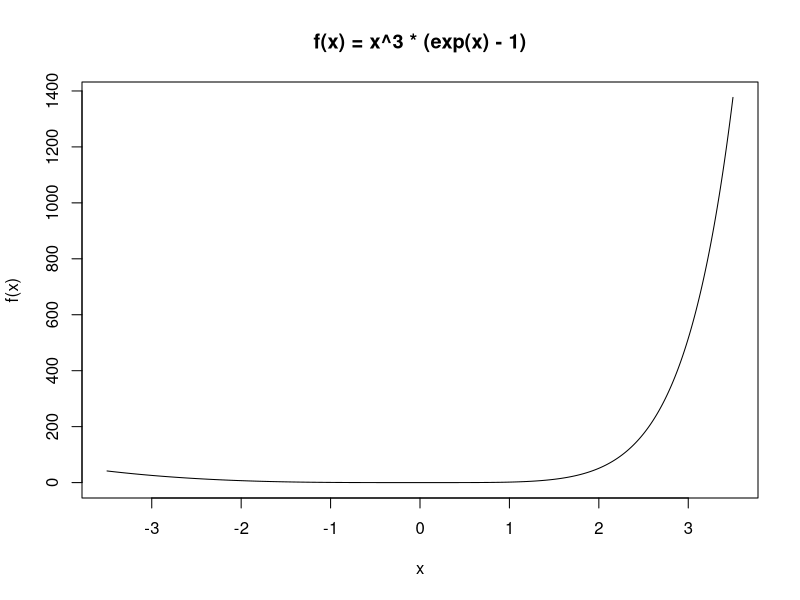
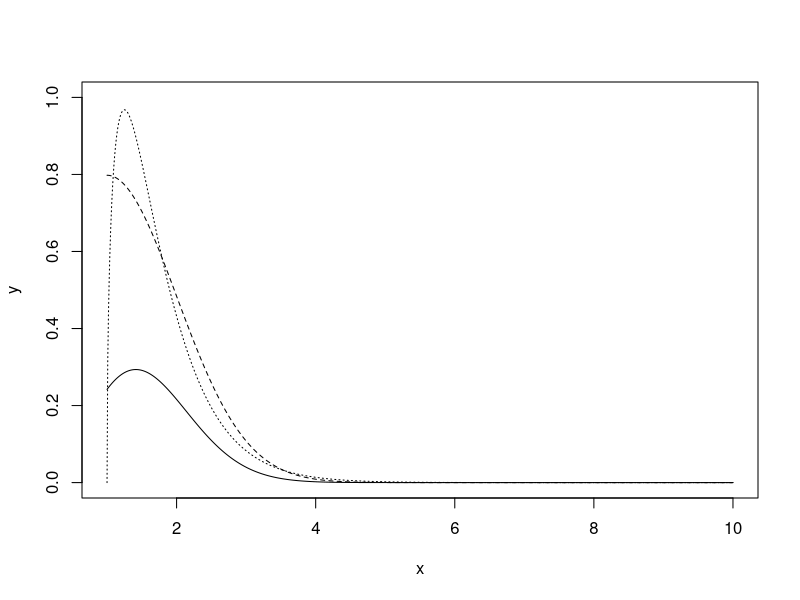
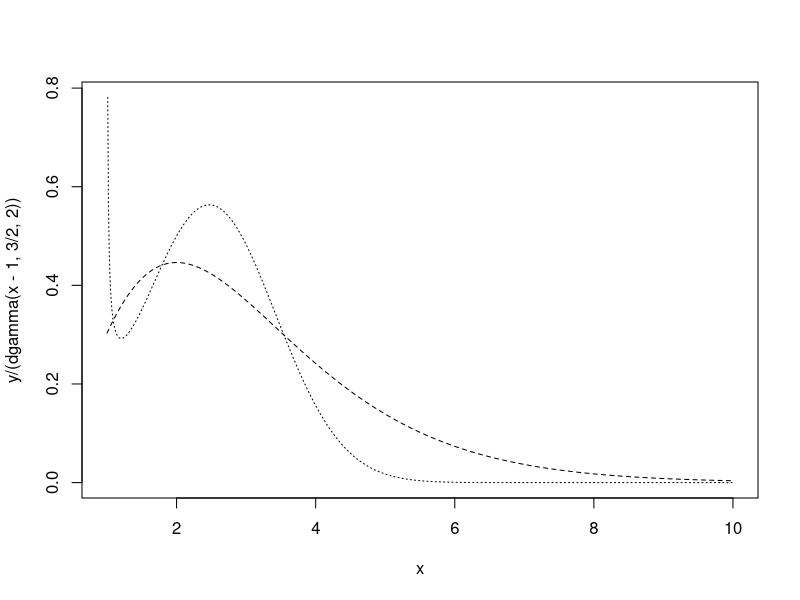

These figures' R source, in order:
## ---- chunk 1
options(scipen=1, digits=4, width=80)
library(knitr)
library(tidyverse)
library(data.table)
library(Matrix)
## ---- chunk 2
geom_pdf = function(x, p) {
  if((x %% 1 == 0) & (x >= 0)) {
    return(p*(1-p)^x)
  }
  return(0)
}
## ---- chunk 3
gen_geom_rv = function(u, p) {
  done = FALSE
  x = 0
  cml_p = 0
  while(!done) {
    cml_p = cml_p + geom_pdf(x=x, p=p)
    if(u <= cml_p) {
      done = TRUE
    } else {
      x = x + 1
    }
  }
  return(x)
}
## ---- chunk 4
N = 1000
p = 0.4
u_vec = runif(n=N, min=0, max=1)
geom_vec = sapply(u_vec, gen_geom_rv, p=p)
## ---- chunk 5
mean(geom_vec)
## ---- chunk 6
(1-p) / p
## ---- chunk 7
N = 10000
a = 0
b = 2
u_vec = runif(n=N, min=a, max=b)
h_vec = cos(u_vec * exp(u_vec))
(b-a) * (1/N) * sum(h_vec)
## ---- chunk 8
N = 10000
a = 0
b = 1
u1_vec = runif(n=N, min=a, max=b)
u2_vec = runif(n=N, min=a, max=b)

h_vec = (exp(-(u1_vec+u2_vec)^2))*(u1_vec^2 + u2_vec)
(b-a) * (b-a) * (1/N) * sum(h_vec)
## ---- chunk 9
N = 10000
a = 0
b1 = 3
b2 = 4
u1_vec = runif(n=N, min=a, max=b1)
u2_vec = runif(n=N, min=a, max=b2)

h_vec = (exp(-(u1_vec+u2_vec)^2))*(u1_vec^2 + u2_vec)
(b2-a) * (b1-a) * (1/N) * sum(h_vec)
## ---- chunk 10
log1p_mc = function(k, a, b, antithetic=FALSE) {
  if(antithetic == TRUE) {
    u_vec = 1 - runif(n=k, min=a, max=b)
  }
  else {  
    u_vec = runif(n=k, min=a, max=b)
  }
  h_vec = log(u_vec + 1)
  return((b-a) * (1/k) * sum(h_vec))
}
k = 1000
a = 0
b = 1
i_naught = log1p_mc(k=k, a=a, b=b, antithetic=FALSE)
i_naught
## ---- chunk 11
sim1 = function(n, k, a, b) {
  x = vector(mode="numeric", length=n)
  for(i in 1:n) {
    x[i] = log1p_mc(k=k, a=a, b=b, antithetic=FALSE)
  }
  return(x)
}
n = 1000
x = sim1(n=n, k=k, a=a, b=b)
e_naught = sqrt(var(x))
e_naught
## ---- chunk 12
k1 = 500
k2 = 500
i_1_1 = log1p_mc(k=k1, a=a, b=b, antithetic=FALSE)
i_1_2 = log1p_mc(k=k2, a=a, b=b, antithetic=TRUE)
i_1 = (1/2)*(i_1_1 + i_1_2)
i_1
## ---- chunk 13
sim2 = function(n, k, a, b) {
  x = vector(mode="numeric", length=n)
  for(i in 1:n) {
    first = log1p_mc(k=k, a=a, b=b, antithetic=FALSE)
    second = log1p_mc(k=k, a=a, b=b, antithetic=TRUE)
    x[i] = (1/2) * (first+second)
  }
  return(x)
}
x = sim2(n=n, k=k1, a=a, b=b)
e_1 = sqrt(var(x))
e_1
## ---- chunk 14
n = 1000
u = runif(n=n, min=0, max=1)
g = u^(2/5)
## ---- chunk 15
f_mc = function(k, a, b) {
  u_vec = runif(n=k, min=a, max=b)
  g_vec = u_vec^(2/5)
  h_vec = (0.4 * log(g_vec+1))/(g_vec^(3/2))
  return((b-a) * (1/k) * sum(h_vec))
}
i_2 = f_mc(k=n, a=0, b=1)
i_2
## ---- chunk 16
sim3 = function(n, k, a, b) {
  x = vector(mode="numeric", length=n)
  for(i in 1:n) {
    x[i] = f_mc(k=k, a=a, b=b)
  }
  return(x)
}
n = 1000
x = sim3(n=n, k=k, a=a, b=b)
e_2 = sqrt(var(x))
e_2
## ---- chunk 17
func = function(x) {
  return(x^3 * (exp(x) - 1))
}
## ---- chunk 18
curve(func, from=-3.5, to=3.5, n=1000, xlab="x", ylab="f(x)",
      main="f(x) = x^3 * (exp(x) - 1)")
## ---- chunk 19
func_mc = function(k, a, b) {
  u_vec = runif(n=k, min=a, max=b)
  h_vec = func(x=u_vec)
  return((b-a) * (1/k) * sum(h_vec))
}
k = 10000
s_naught = func_mc(k=k, a=-3, b=3)
s_naught
## ---- chunk 20
intervals = list(c(-3, -2), c(-2, -1), c(-1, 0),
                 c(0, 1), c(1, 2), c(2, 3))

s_1 = 0
for(i in 1:length(intervals)) {
  a = intervals[[i]][1]
  b = intervals[[i]][2]
  partial = func_mc(k=k/6, a=a, b=b)
  s_1 = s_1 + partial
}
s_1
## ---- chunk 21
sim4 = function(n, k, a, b) {
  x = vector(mode="numeric", length=n)
  for(i in 1:n) {
    x[i] = func_mc(k=k, a=a, b=b)
  }
  return(x)
}
n = 1000
x = sim4(n=n, k=10000, a=-3, b=3)
e_snaught = sqrt(var(x))
e_snaught
## ---- chunk 22
sim5 = function(n, k, a, b) {
  x = vector(mode="numeric", length=n)
  for(i in 1:n) {
    sigma = 0
    for(i in 1:length(intervals)) {
        a = intervals[[i]][1]
        b = intervals[[i]][2]
        partial = func_mc(k=k/6, a=a, b=b)
        sigma = sigma + partial
    }
    x[i] = sigma
  }
  return(x)
}
n = 1000
x = sim5(n=n, k=10000, a=-3, b=3)
e_s1 = sqrt(var(x))
e_s1
## ---- chunk 23
x = seq(0.1, 2.5, length=10)
stdnorm_mc = function(k) {
  h_vec = vector(mode="numeric", length=length(x))
  for(i in 1:length(x)) {
    u_vec = runif(k, 0, x[i])
    g_vec = x[i] * exp(-(u_vec^2)/2)
    h_vec[i] = mean(g_vec)/sqrt(2*pi)+(1/2)
  }
  return(h_vec)
}
k = 10000
stdnorm_cdf = stdnorm_mc(k=k)
rbind(x, stdnorm_cdf, pnorm(x))
## ---- chunk 24
x = seq(2, 2, length=1)
sim6 = function(n, k) {
  y = vector(mode="numeric", length=n)
  for(i in 1:n) {
    y[i] = stdnorm_mc(k=k)
  }
  return(y)
}
y = sim6(n=1000, k=k)
phi_2 = mean(y)
phi_2
## ---- chunk 25
phi_2_ci = phi_2 + qnorm(c(0.025, 0.975)) * sqrt(var(y))
phi_2_ci
## ---- chunk 26
x = seq(0.1, 0.9, 0.1)
beta33_mc = function(w, k, a, b) {
  y = w[1]
  alpha = a[1]
  beta = b[1]
  u = rgamma(k, alpha, 1)
  v = rgamma(k, beta, 1)
  z = u/(u+v)
  return(mean(z<=y))
}
m = length(x)
p = vector(mode="numeric", length=m)
for(i in 1:m) {
  p[i] = beta33_mc(w=x[i], k=10000, a=3, b=3)
}
rbind(x, pbeta(x, 3, 3), p)
## ---- chunk 27
x = seq(1, 10, 0.01)
y = x^2 * exp(-x^2 / 2)/sqrt(2 * pi)
plot(x=x, y=y, type="l", ylim=c(0, 1))
lines(x, 2*dnorm(x, 1), lty=2)
lines(x, dgamma(x-1, 3/2, 2), lty=3)
## ---- chunk 28
{
  plot(x, y/(dgamma(x-1, 3/2, 2)), type="l", lty=3)
  lines(x, y/(2*dnorm(x, 1)), lty=2)
}
## ---- chunk 29
xnorm_sim1 = function(n, k) {
  y = vector(mode="numeric", length=k)
  for(i in 1:length(y)) {  
    x_vec = sqrt(rchisq(n, 1)) + 1
    f_vec = 2*dnorm(x_vec, 1)
    h_vec = x_vec^2 * exp(-x_vec^2 / 2)/sqrt(2*pi)
    y[i] = mean(h_vec/f_vec)
  }
  return(y)
}
xnorm_sim2 = function(n, k) {
  y = vector(mode="numeric", length=k)
  for(i in 1:length(y)) {  
    x_vec = rgamma(n, 3/2, 2) + 1
    f_vec = dgamma(x_vec-1, 3/2, 2)
    h_vec = x_vec^2 * exp(-x_vec^2 / 2)/sqrt(2*pi)
    y[i] = mean(h_vec/f_vec)
  }
  return(y)
}
x = xnorm_sim1(n=10000, k=1000)
y = xnorm_sim2(n=10000, k=1000)
## ---- chunk 30
c(mean(x), mean(y))
## ---- chunk 31
c(var(x), var(y))
